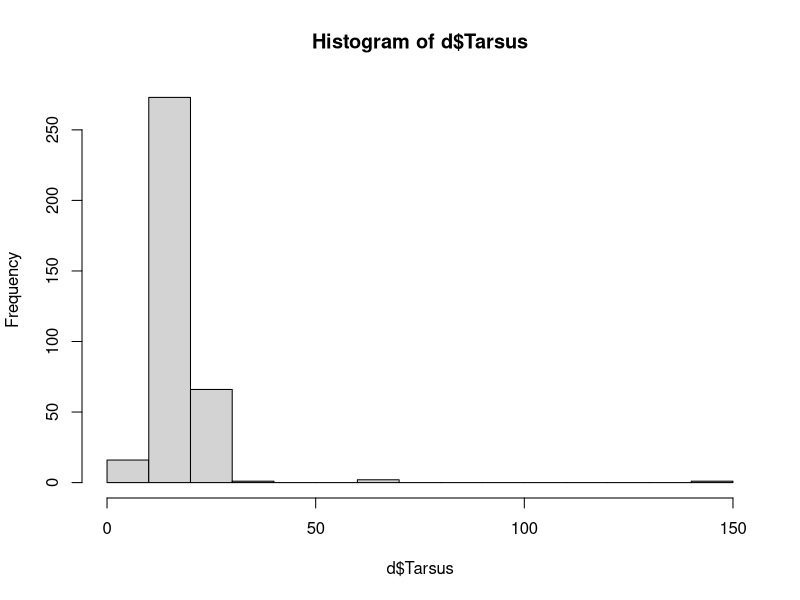
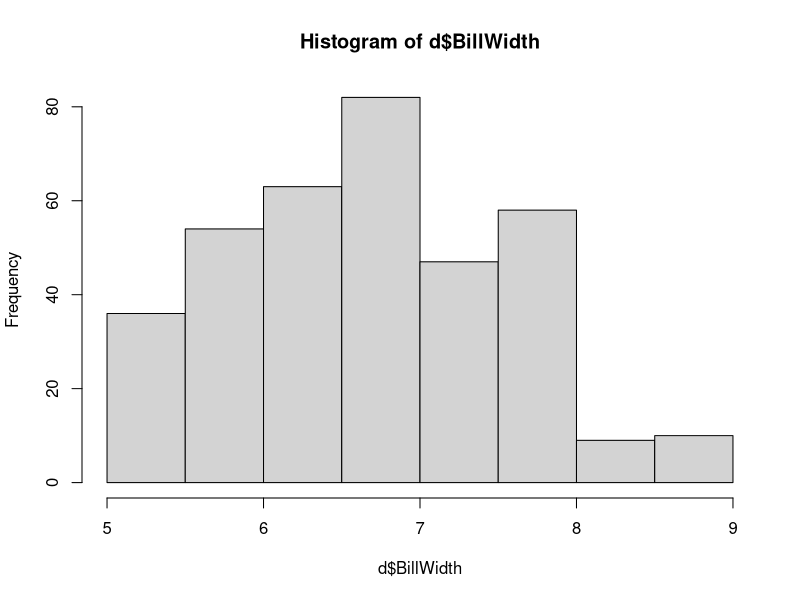
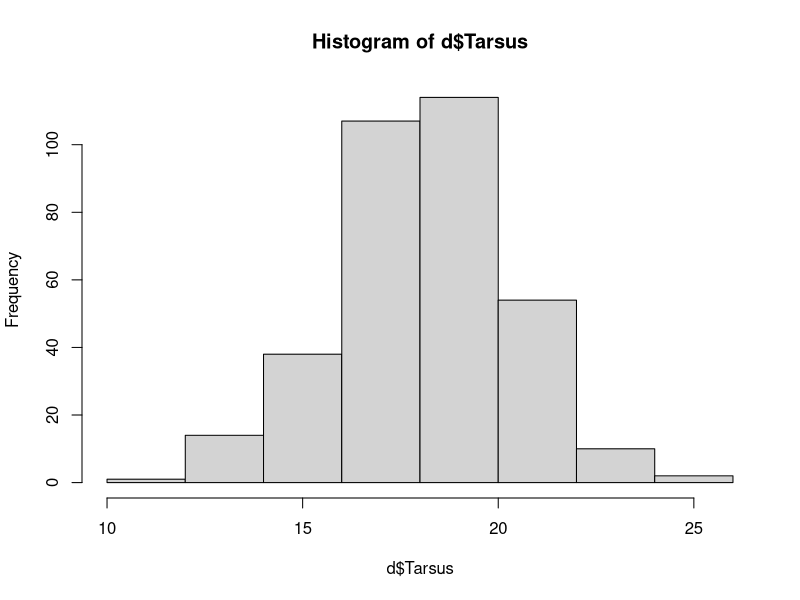

Write R code to recreate these figures, in order. (Note: this script raises an error after producing the figures.)
# When to Use a Mixed-Effects Model:
# - Use when data has both fixed and random effects.
# - Fixed effects: Variables of primary interest whose levels are consistent across studies (e.g., treatment groups).
# - Random effects: Variables with levels that represent random samples from a larger population (e.g., subjects, groups).
# - Ideal for hierarchical or grouped data (e.g., repeated measurements on individuals, measurements from different locations).
# - Useful to account for non-independence within groups (e.g., measurements from the same student or time period).
# - Allows modeling of both within-group and between-group variability, improving the accuracy of results.


rm(list=ls())

d<-read.table("../data/ObserverRepeatability.txt", header=T)
str(d)

# Using the dataset from the first Stats with Sparrows week, measuring tarsus and bill width.
# We will evaluate how much variance is explained by differences between observers and by group.
# Data is grouped by morning/afternoon sessions and by year, with groups labeled A-I.

# StudentID and Group are already factors
# To assess variance explained by each group-level variable, first examine the data spread.

hist(d$Tarsus)
#there looks to be an outlier in this data 
hist(d$BillWidth)

d<-subset(d, d$Tarsus<=30)
d<-subset(d, d$Tarsus>=10)
hist(d$Tarsus)

#now lets reexamine
summary(d$tarsus)
var(d$tarsus)
summary(d$BillWidth)
var(d$BillWidth)

# Summary of methods and approach:
# We aim to measure variance introduced by observers in measuring sparrow morphology (tarsus length, bill width).
# Traits measured: tarsus length and bill width of a stuffed sparrow (Passer domesticus), in mm to 0.1 mm precision.
# Data collected annually during Stats With Sparrows course; 266 observations from 113 students across eight groups.
# Analysis approach:
# - Two mixed-effects models (one for tarsus length, one for bill width) with StudentID and Group as random intercepts.
# - No fixed effects; intercept set to 1.
# - Use likelihood-ratio tests to assess significance of each random effect by comparing models with and without the effect.

require(lme4)
require(lmtest)


mT1<-lmer(Tarsus~1+(1|StudentID), data=d)
mT2<-lmer(Tarsus~1+(1|StudentID)+(1|GroupN), data=d)
lrtest(mT1,mT2)

# Model mT1:
# mT1 <- lmer(Tarsus ~ 1 + (1 | StudentID), data = d)
# - This model estimates the variance in Tarsus length, accounting for random effects by StudentID.
# - The intercept (1) represents the overall mean Tarsus length.
# - (1 | StudentID) allows each student to have their own random intercept, capturing variation in measurements between students.

# Model mT2:
# mT2 <- lmer(Tarsus ~ 1 + (1 | StudentID) + (1 | GroupN), data = d)
# - This model builds on mT1 by adding GroupN as a second random effect.
# - (1 | GroupN) allows each group (A-I) to have a unique random intercept, accounting for variation across groups.
# - By comparing mT1 and mT2, we can assess how much additional variance is explained by including GroupN.

# LogLik: Log-likelihood values for each model (higher values indicate better fit).
# - mT1 LogLik: -506.72
# - mT2 LogLik: -505.08

# Chisq: Chi-squared statistic (3.2809) comparing the two models.
# Pr(>Chisq): p-value (0.0709), testing if adding GroupN significantly improves model fit.

# Interpretation:
# - p-value (0.0709) is above 0.05, indicating that adding GroupN as a random effect does not significantly improve model fit.
# - Suggests that StudentID alone may be sufficient to explain most of the variance in Tarsus measurements.
# - GroupN might explain some variance, but the evidence is not strong enough to be statistically significant at 0.05 level.
# however it is close so worth keeping an eye on

summary(mT1)

# Model Summary for mT1 (Tarsus ~ 1 + (1 | StudentID))
# - Formula: Tarsus ~ 1 + (1 | StudentID)
#   - This model examines Tarsus length with a fixed intercept and a random intercept for each StudentID.
#
# REML Criterion:
# - REML criterion at convergence: 1013.4
#   - A measure of model fit; lower values indicate better fit.
#
# Scaled Residuals:
# - Min, 1Q, Median, 3Q, Max: These summarize residuals, showing how well the model fits the data.
#   - Residuals close to zero indicate good fit.
#
# Random Effects:
# - StudentID (Intercept):
#   - Variance: 3.209; Std.Dev.: 1.791
#   - This represents variability in Tarsus length due to individual differences in StudentID.
# - Residual:
#   - Variance: 1.228; Std.Dev.: 1.108
#   - This captures remaining variance in Tarsus length not explained by the model.
# - Observations: 264 total observations, from 112 unique students (StudentID).
#
# Fixed Effects:
# - Intercept:
#   - Estimate: 18.4041, Std. Error: 0.1856, t-value: 99.18
#   - This is the overall average Tarsus length, and a high t-value indicates it is highly significant.
#
# Intraclass Correlation Coefficient (ICC):
# - ICC calculation: 3.21 / (3.21 + 1.23) = 0.723
#   - Approximately 72.3% of the variance in Tarsus length is due to differences among students.
#
# Summary:
# - The model shows an average Tarsus length of 18.4041 cm.
# - StudentID explains 72.3% of the variance, while the remaining variance is residual.

##########LOOK AT HANDOUT SHEET TO SEE HOW TO WRITE THESE RESULTS PROPERLEY###############
